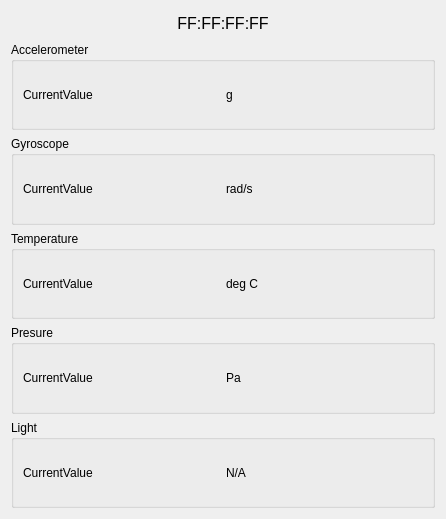
<?xml version="1.0" encoding="UTF-8"?>
<ui version="4.0">
 <class>Dialog</class>
 <widget class="QDialog" name="Dialog">
  <property name="geometry">
   <rect>
    <x>0</x>
    <y>0</y>
    <width>446</width>
    <height>519</height>
   </rect>
  </property>
  <property name="windowTitle">
   <string>Dialog</string>
  </property>
  <layout class="QVBoxLayout" name="verticalLayout">
   <item>
    <widget class="QLabel" name="label_MacAddr">
     <property name="enabled">
      <bool>true</bool>
     </property>
     <property name="sizePolicy">
      <sizepolicy hsizetype="Minimum" vsizetype="Fixed">
       <horstretch>0</horstretch>
       <verstretch>0</verstretch>
      </sizepolicy>
     </property>
     <property name="minimumSize">
      <size>
       <width>0</width>
       <height>25</height>
      </size>
     </property>
     <property name="font">
      <font>
       <pointsize>12</pointsize>
      </font>
     </property>
     <property name="text">
      <string>FF:FF:FF:FF</string>
     </property>
     <property name="alignment">
      <set>Qt::AlignCenter</set>
     </property>
    </widget>
   </item>
   <item>
    <widget class="QGroupBox" name="groupBox_Acc">
     <property name="title">
      <string>Accelerometer</string>
     </property>
     <layout class="QHBoxLayout" name="horizontalLayout">
      <item>
       <widget class="QLabel" name="label_CurrentValueAcc">
        <property name="text">
         <string>CurrentValue</string>
        </property>
       </widget>
      </item>
      <item>
       <widget class="QLabel" name="label_UnitAcc">
        <property name="text">
         <string>g</string>
        </property>
       </widget>
      </item>
     </layout>
    </widget>
   </item>
   <item>
    <widget class="QGroupBox" name="groupBox_Gyr">
     <property name="title">
      <string>Gyroscope</string>
     </property>
     <layout class="QHBoxLayout" name="horizontalLayout_2">
      <item>
       <widget class="QLabel" name="label_CurrentValueGyr">
        <property name="text">
         <string>CurrentValue</string>
        </property>
       </widget>
      </item>
      <item>
       <widget class="QLabel" name="label_UnitGyr">
        <property name="text">
         <string>rad/s</string>
        </property>
       </widget>
      </item>
     </layout>
    </widget>
   </item>
   <item>
    <widget class="QGroupBox" name="groupBox_Temp">
     <property name="title">
      <string>Temperature</string>
     </property>
     <layout class="QHBoxLayout" name="horizontalLayout_3">
      <item>
       <widget class="QLabel" name="label_CurrentValueTemp">
        <property name="text">
         <string>CurrentValue</string>
        </property>
       </widget>
      </item>
      <item>
       <widget class="QLabel" name="label_UnitTemp">
        <property name="text">
         <string>deg C</string>
        </property>
       </widget>
      </item>
     </layout>
    </widget>
   </item>
   <item>
    <widget class="QGroupBox" name="groupBox_Pressure">
     <property name="title">
      <string>Presure</string>
     </property>
     <layout class="QHBoxLayout" name="horizontalLayout_4">
      <item>
       <widget class="QLabel" name="label_CurrentValuePressure">
        <property name="text">
         <string>CurrentValue</string>
        </property>
       </widget>
      </item>
      <item>
       <widget class="QLabel" name="label_UnitPressure">
        <property name="text">
         <string>Pa</string>
        </property>
       </widget>
      </item>
     </layout>
    </widget>
   </item>
   <item>
    <widget class="QGroupBox" name="groupBox_Light">
     <property name="title">
      <string>Light</string>
     </property>
     <layout class="QHBoxLayout" name="horizontalLayout_5">
      <item>
       <widget class="QLabel" name="label_CurrentValueLight">
        <property name="text">
         <string>CurrentValue</string>
        </property>
       </widget>
      </item>
      <item>
       <widget class="QLabel" name="label_UnitLight">
        <property name="text">
         <string>N/A</string>
        </property>
       </widget>
      </item>
     </layout>
    </widget>
   </item>
  </layout>
 </widget>
 <resources/>
 <connections/>
</ui>
